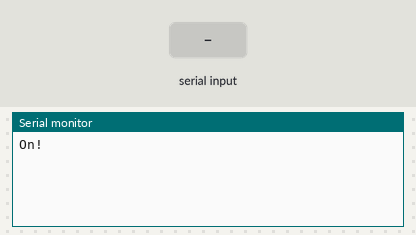
Simulated run of this sketch. Board: ESP32. Shown: the last lines printed to the serial monitor. The inputs (shaded band) are chosen by the test bench.

Above: at 6.2 s.
6.3 s: "1" received over the second serial link
At 6.9 s:
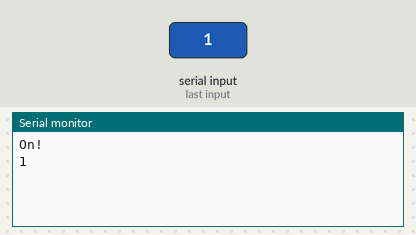
7.8 s: "0" received over the second serial link
At 9.2 s:
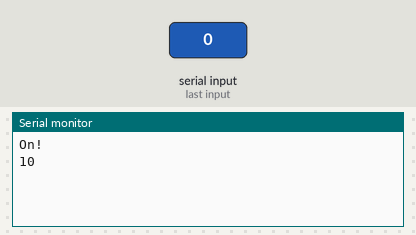

Measured:
- after the input at 6.3 s, the serial monitor: prints a new line at once (image 1)
- after the input at 7.8 s, the serial monitor: prints a new line at once (image 2)

The sketch:

serial_bridge.ino
```cpp
/** Wire

src TX -> 16
src ground -> ground

*/

///// for esp32
#define RX 16
#define TX 17


/**

src TX -> monitor RX  (16)

Common ground

Use level shifters if one ESP is 5V and the other is 3.3V (unlikely, but be aware).

*/


void setup() {
  Serial.begin(115200);                       // USB to PC
  Serial2.begin(115200, SERIAL_8N1, RX, TX);  // RX=16, TX=17 (only RX used)
  delay(5000);
  Serial.println("\n\nOn!");
}

void loop() {
  while (Serial2.available()) {
    Serial.write(Serial2.read());
  }
  while (Serial.available()) {
    Serial2.write(Serial.read());
  }
}
```
